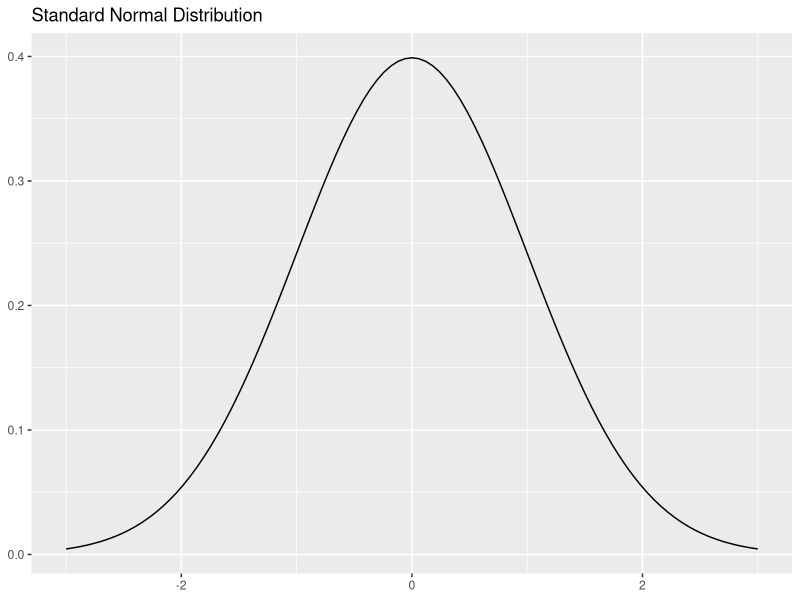
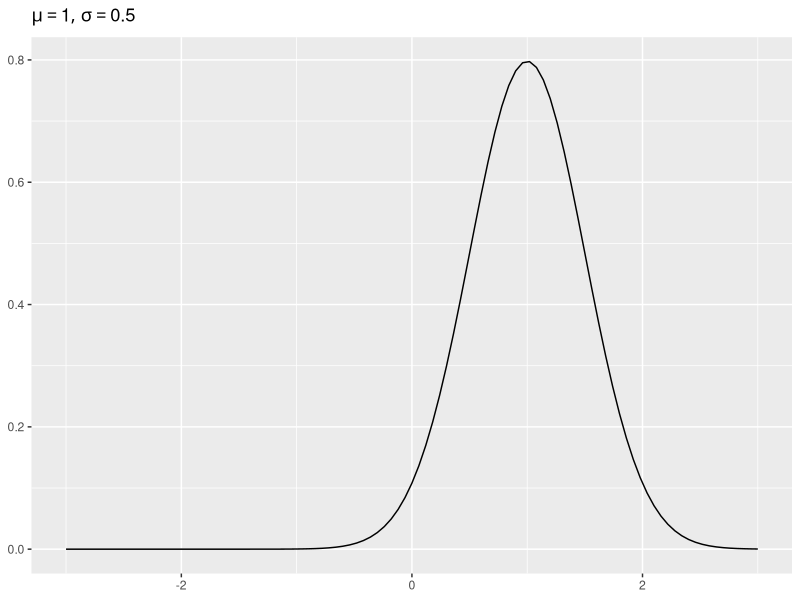
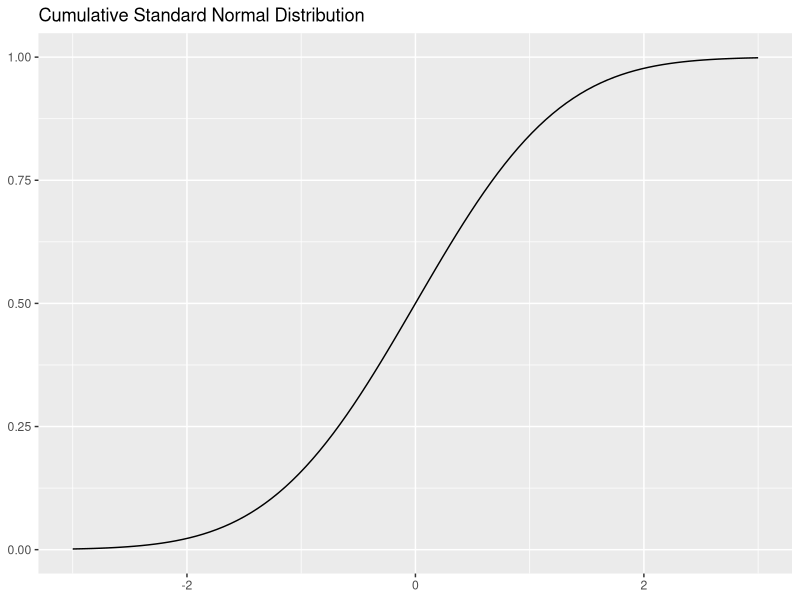
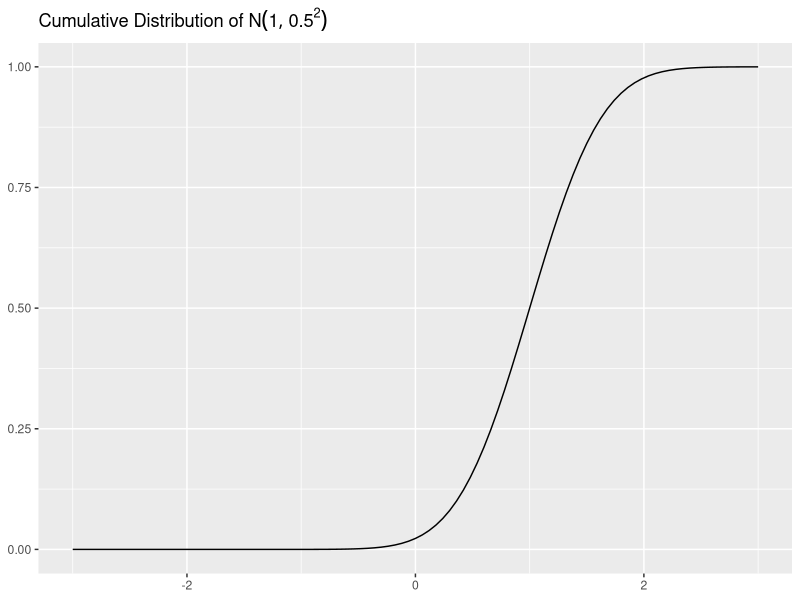
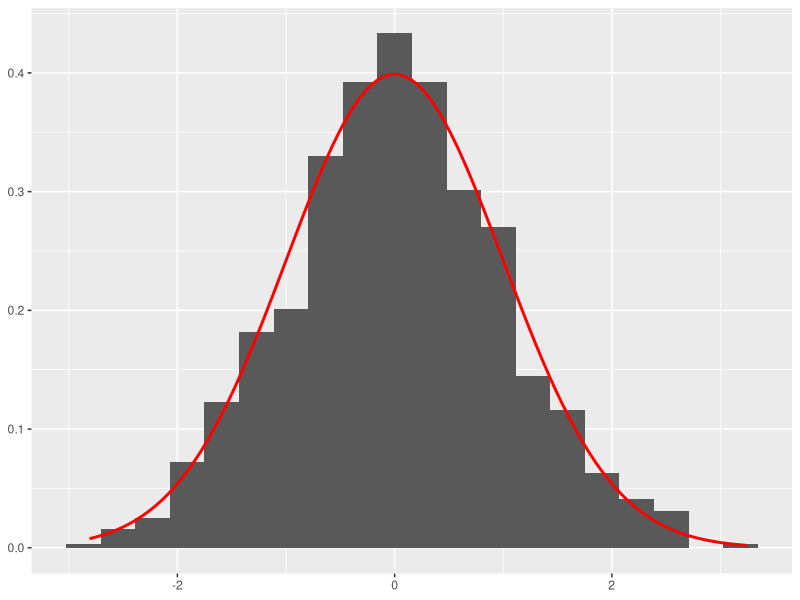
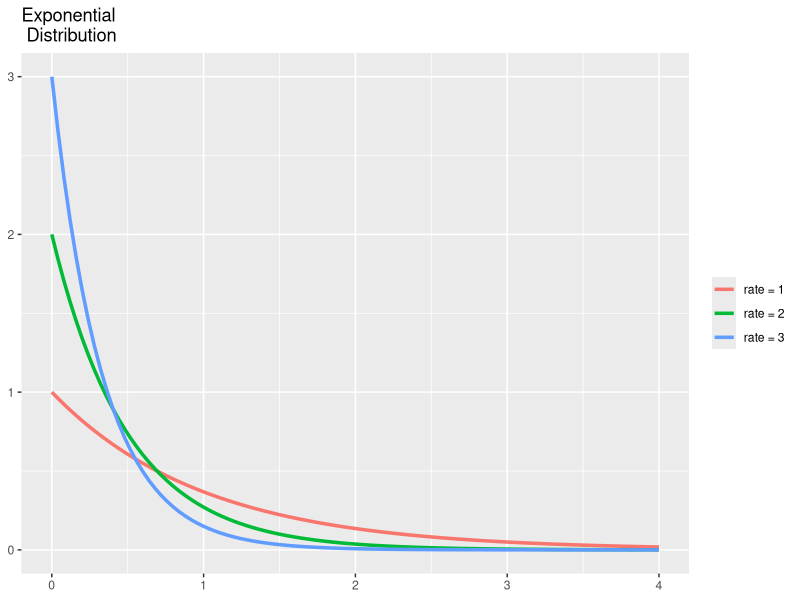
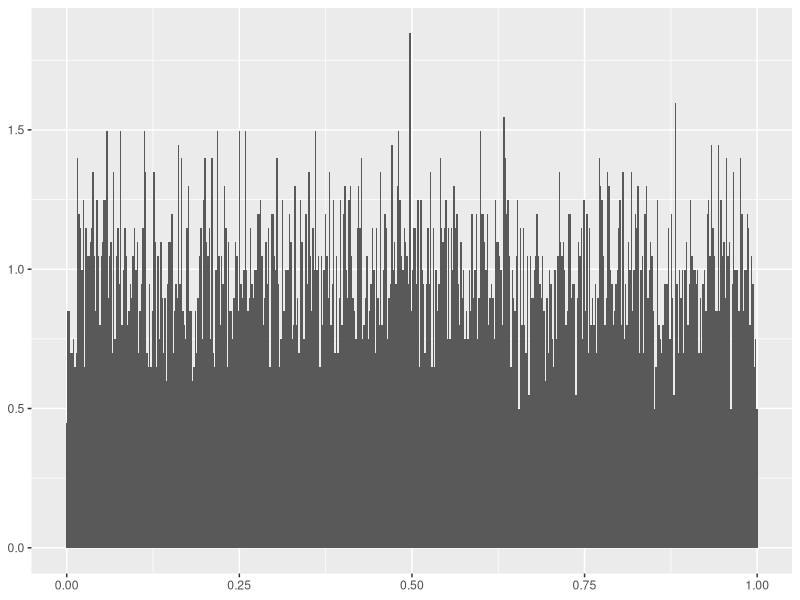
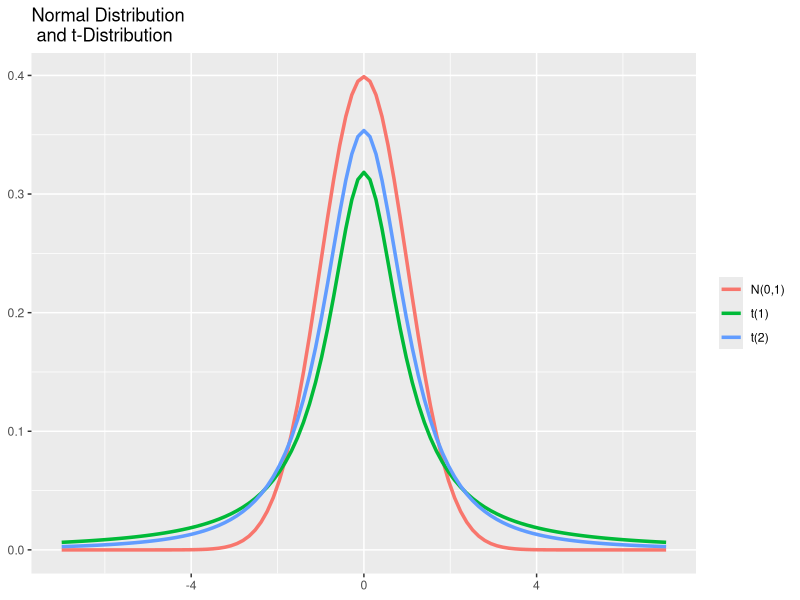

Recreate these plots in R, in order.
## ---- chunk 1
library(tidyverse)
ggplot(tibble(x = c(-3, 3)), aes(x)) +
  stat_function(fun = dnorm) +
  labs(title = "Standard Normal Distribution", x = NULL, y = NULL)
## ---- chunk 2
ggplot(tibble(x = c(-3, 3)), aes(x)) +
  stat_function(fun = dnorm, args = list(mean = 1, sd = 0.5)) +
  labs(title = expression(list(mu==1,sigma==0.5)), y = NULL, x = NULL)
## ---- chunk 3
pnorm(0)
pnorm(-1.96)
pnorm(1.96, lower.tail = FALSE)
## ---- chunk 4
pnorm(1.645)
integrate(dnorm, -Inf, 1.645)
## ---- chunk 5
ggplot(tibble(x = c(-3, 3)), aes(x)) +
  stat_function(fun = pnorm) +
  labs(title = "Cumulative Standard Normal Distribution", y = NULL, x = NULL)
## ---- chunk 6
ggplot(tibble(x = c(-3, 3)), aes(x)) +
  stat_function(fun = pnorm, args = list(mean = 1, sd = 0.5)) +
  labs(title = expression(paste("Cumulative Distribution of",~N(1,0.5^2))),
       y = NULL, x = NULL)
## ---- chunk 7
qnorm(0.5)                     
qnorm(pnorm(1))               
c(qnorm(.025), qnorm(.975))    
## ---- chunk 8
set.seed(123)
ggplot(tibble(x = rnorm(1000))) +
  geom_histogram(aes(x = x, y = after_stat(density)), bins = 20) +
  stat_function(fun = dnorm, color = "red", size = 1) +
  labs(x = NULL, y = NULL)
## ---- chunk 9
ggplot(tibble(x = c(0, 4)), aes(x)) +
  stat_function(aes(color = "rate = 1"),
                fun = dexp, size = 1.2) +
  stat_function(aes(color = "rate = 2"),
                fun = dexp, args = list(rate = 2), size = 1.2) +
  stat_function(aes(color = "rate = 3"),
                fun= dexp, args= list(rate = 3), size = 1.2) +
  labs(title = "Exponential \n Distribution", color = NULL, x = NULL, y = NULL)
## ---- chunk 10
pexp(5, rate = 1/5, lower.tail = FALSE)      # 5분 이상
pexp(10, rate = 1/5) - pexp(5, rate = 1/5)   # 5분에서 10분 사이
## ---- chunk 11
set.seed(134)
tibble(x = runif(10000)) %>% 
  ggplot(aes(x, y = after_stat(density))) +
  geom_histogram(bins = 500) +
  labs(x = NULL, y = NULL)
## ---- chunk 12
ggplot(tibble(x = c(-7, 7)), aes(x)) +
  stat_function(aes(color = "N(0,1)"), fun = dnorm, size = 1.2) +
  stat_function(aes(color = "t(1)"), fun = dt, args = list(df = 1), size = 1.2) +
  stat_function(aes(color = "t(2)"), fun = dt, args = list(df = 2), size = 1.2) +
  labs(title = "Normal Distribution \n and t-Distribution", color = NULL, x = NULL, y = NULL)

## ---- chunk 13
set.seed(134)
sample(c("H", "T"), size = 10, replace = TRUE)
## ---- chunk 14
set.seed(134)
sample(c("H", "T"), size = 10, replace = TRUE, prob = c(0.2, 0.8))
## ---- chunk 15
tibble(x = 0:10, y = dbinom(x, size = 10, prob = 0.5)) %>%
  ggplot(aes(x, y)) +
  geom_col(width = 0.3) +
  scale_x_continuous(breaks = 0:10) +
  labs(title = "B(10,0.5)", y = NULL, x = NULL)
## ---- chunk 16
# 1)
dbinom(5, size = 10, prob = 1/2)                     
## ---- chunk 17
# 2)
sum(dbinom(0:6, size = 10, prob = 1/2))              
pbinom(6, size = 10, prob = 1/2)                     
## ---- chunk 18
# 3)
sum(dbinom(7:10, size = 10, prob = 1/2))             
1-pbinom(6, size = 10, prob = 1/2)                   
pbinom(6, size = 10, prob = 1/2, lower.tail = FALSE) 
## ---- chunk 19
set.seed(12)
rbinom(10, size = 1, prob = 0.2)
## ---- chunk 20
# 1)
pbinom(1, size = 10, prob = 1/6)                           
pnorm(1.5, mean = 10*(1/6), sd = sqrt(10*(1/6)*(5/6)))
## ---- chunk 21
# 2)
pbinom(10, size = 100, prob = 1/6)                         
pnorm(10.5, mean = 100*(1/6), sd = sqrt(100*(1/6)*(5/6)))
## ---- chunk 22
n <- c(10, 100)
p <- c(0.2, 0.5, 0.8)
np <- expand_grid(n, p)
## ---- chunk 23
p_b <- vector(mode = "list", length = nrow(np))
for(k in 1:nrow(np)){
    df <- tibble(n = np$n[k], p = np$p[k], 
                 x = 0:n, y = dbinom(x, size = n, prob = p))
    p_b[[k]] <- ggplot(df, aes(x, y)) +
      geom_col(width = 0.3) +
      labs(y = "Prob") +
      ggtitle(paste0("X ~ B(", df$n, ",", df$p, ")"))
  }
## ---- chunk 24
library(patchwork)
(p_b[[1]] + p_b[[2]] + p_b[[3]])/(p_b[[4]] + p_b[[5]] + p_b[[6]])
## ---- chunk 25
tibble(x = 0:11, y = dpois(x, lambda = 3)) %>%
  ggplot(aes(x, y)) +
  geom_col(width = 0.3) +
  scale_x_continuous(breaks = 0:11) +
  labs(title = expression(paste("Poisson","(",lambda==3,")")),
       y = NULL, x = NULL)
## ---- chunk 26
1 - dpois(0, lambda = 1/2)
## ---- chunk 27
ppois(0, lambda = 1/2, lower.tail = FALSE)
## ---- chunk 28
n <- 10
p <- 0.1
dbinom(2, size = n, prob = p)
dpois(2, lambda = n*p)
## ---- chunk 29
n <- 100
p <- 0.01
dbinom(2, size = n, prob = p)
dpois(2, lambda = n*p)
## ---- chunk 30
m <- 5
n <- 10
k <- 5
p <- m/(n+m)
dbinom(1, size = k, prob = p)
dhyper(1, m = m, n = n, k = k)
## ---- chunk 31
m <- 1000
n <- 2000
k <- 5
p <- m/(n+m)
dbinom(1, size = k, prob = p)
dhyper(1,m = m, n = n, k = k)
## ---- chunk 32
m <- 50 
k <- 40
x <- 5
n <- 200:700
p.n <- vector("double", length = length(n))
for(i in seq_along(n)){
	p.n[i] <- dhyper(x, m = m, n = n[i], k = k)
}
max.n <- n[which.max(p.n)]
tibble(n, p.n) %>% 
  ggplot(aes(x = n, y = p.n)) +
  geom_line(color = "red", size = 1.2) +
  geom_vline(xintercept = max.n, linetype = 2) +
  labs(title = paste0("Total number of fish is estimated by ", m + max.n,
                   "\n(", m, " tagged and ", max.n, " untagged)"),
       x = "untagged fish", y = "probability")
## ---- chunk 33
set.seed(12)
rep <- 20000
num <- 0
prob <- vector("double", rep)
for(i in seq_along(prob)){
  x <- sample(1:6, 1)
  if(x == 1) num <- num + 1
  prob[i] <- num/i
}
## ---- chunk 34
set.seed(12)
rep <- 20000
x <- sample(1:6, rep, replace = TRUE)
prob <- cumsum(x == 1)/(1:rep)
## ---- chunk 35
tibble(x = 1:rep, y = prob) %>% 
  ggplot(aes(x, y)) +
  geom_line() +
  geom_hline(yintercept = 1/6, color = "red") +
  labs(title = "Relative frequency and Probability",
       x = "Number of Trials", y = "Relative frequency")
## ---- chunk 36
set.seed(124)
n <- 5
N <- 10000
Tsample <- vector("double", length = N)
for (i in seq_along(Tsample)) {
	Xsample <- rnorm(n)
	Tsample[i] <- mean(Xsample)/(sd(Xsample)/sqrt(n))
}
## ---- chunk 37
set.seed(124)
n <- 5
N <- 10000
xsample <- rnorm(n*N)
dim(xsample) <- c(n,N)
m.x <- apply(xsample, 2, mean)
sd.x <- apply(xsample, 2, sd)
Tsample <- m.x/(sd.x/sqrt(n))
## ---- chunk 38
tibble(x = Tsample) %>% 
  ggplot() +
  geom_histogram(aes(x = x, y = after_stat(density)), bins = 100) + 
  stat_function(fun = dt, args = list(df = n - 1), color = "red") +
  labs(x = NULL, y = NULL, title = "Sampling Distribution of sample mean")
## ---- chunk 39
set.seed(123)
n <- 20; N <- 100
mu <- 10; sigma <- 1
alpha <- 0.05
upper <- lower <- vector("double", length = N)
ok <- vector("logical", length = N)
for(i in seq_along(upper)) {
  x <- rnorm(n, mean = mu, sd = sigma)
  upper[i] <- mean(x) + qnorm(1 - alpha/2)*sd(x)/sqrt(n)
  lower[i] <- mean(x) - qnorm(1 - alpha/2)*sd(x)/sqrt(n)
  ok[i] <- mu <= upper[i] & mu >= lower[i]
}
## ---- chunk 40
set.seed(123)
n <- 20; N <- 100
mu <- 10; sigma <- 1
alpha <- 0.05
x <- rnorm(n = n*N, mean = mu, sd = sigma)
dim(x) <- c(n, N)
x_bar <- apply(x, 2, mean)
x_sd <- apply(x, 2, sd)
lower <- x_bar - qnorm(1 - alpha/2)*x_sd/sqrt(n)
upper <-x_bar + qnorm(1 - alpha/2)*x_sd/sqrt(n)
ok <- mu >= lower & mu <= upper
## ---- chunk 41
tibble(lower, upper, ok) %>% 
  ggplot() +
  geom_segment(aes(y = lower, yend = upper, x = 1:N, xend = 1:N, color = ok),
               size = 1) +
  labs(title = paste("모평균이 포함된 신뢰구간 비율:", mean(ok)),
       color = "모평균 포함", x = NULL, y = NULL) +
  theme(plot.title = element_text(face = "bold", size = 20))
